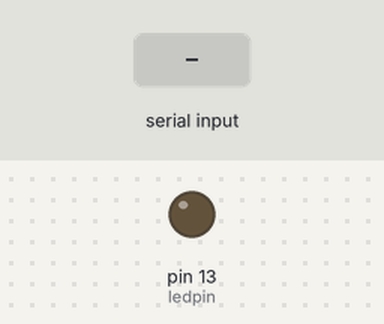
The sketch below on a simulated Arduino Uno, built with avr-gcc and run on an emulated ATmega328P. On the bench: output pins drawn as LEDs (lit = HIGH). The inputs (shaded band) are chosen by the test bench. The modem accepts every AT command (registered, SIM ready, sends succeed) and sends nothing else.

Above: at 1.7 s.
1.8 s: "aks" received over the second serial link
At 5.7 s:
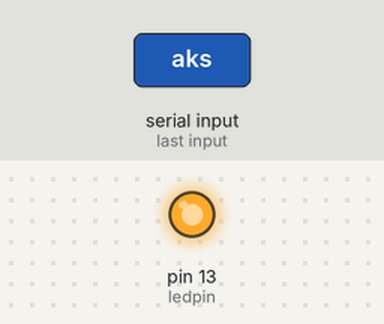
Timing chart, 0 to 7.5 s (numbered marks = the images above; inputs shaded):
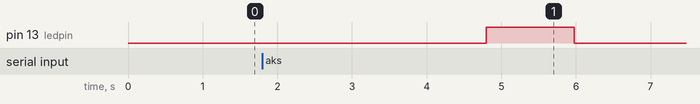

Measured:
- after the input at 1.8 s, pin 13 (ledpin): LOW → HIGH after 3.0 s, → LOW 1.2 s later

The sketch:

HomeSecuritySystem.ino
```cpp
// physical cnonnection:
// D11 arduino  -  Rx of HC05
// D10 arduino  -  Tx of HC05


#include <SoftwareSerial.h>

SoftwareSerial serial(2, 3);      // for GSM module

SoftwareSerial Genotronex(10, 11); // RX, TX
int ledpin=13;                     // led on D13 will show blink on / off
char BluetoothData[100];                 // the data given from Computer
int i;
int condition=1;
int flag=0;
char string[100];
char data[] = "aks";


//GSM MODULE
char phone_no[] = "7835020049";


void setup()
{
  //BLE

  Genotronex.begin(9600);
  Genotronex.println("Bluetooth On...");
  pinMode(ledpin,OUTPUT);
  delay(500);

}


void loop()
{
    if (Genotronex.available())
    {
      while(condition)
      {
          int count=0;
          int temp=0;
          BluetoothData[i]=Genotronex.read();
          temp=BluetoothData[i];
          Genotronex.print("BluetoothData"); Genotronex.print(i); Genotronex.print("= "); Genotronex.print(BluetoothData[i]);
          Genotronex.println();
          Genotronex.println("flag= ");Genotronex.print(flag);
          Genotronex.println();
          i++;
          flag=i;
          count=temp+1;
          if(count==0)
          {
            BluetoothData[i]='\0';
            condition=0;
            flag--;
          }
      }
      condition=1;


      Genotronex.println("bluetooth data after for: ");
      for(i=0;i<=flag-1;i++)
      {
        Genotronex.print(BluetoothData[i]);
        string[i]=BluetoothData[i];
        string[i+1]='\0';
      }
        Genotronex.println();
        Genotronex.print("string is: ");  Genotronex.print(string);

      if(String(string) == "aks")
        {
            //GSM
//              serial.print( "ATD+919009009177;");
            serial.print( "AT");
            delay(1200);
            serial.println();
            serial.println("AT+CMGF=1"); // sets the SMS mode to text
            delay(100);
            serial.println("AT+CMGS=\"9009009177\"");
            delay(1000);
            serial.print(string); // SMS body
            delay(500);
            serial.write(26);

          //EXAMPLE

          digitalWrite(ledpin,1);
          Genotronex.println("LED  D13 ON ! ");

          for(i=0;i<=flag;i++)          //emptying string in the end
          {
            string[i]='\0';
          }

        }

      else
       {
          digitalWrite(ledpin,0);
          Genotronex.println("LED  D13 Off ! ");

          for(i=0;i<=flag;i++)          //emptying string in the end
          {
            string[i]='\0';
          }

       }


       flag=0;
       i=0;
   }
 delay(100);// prepare for next data ...
}
```
